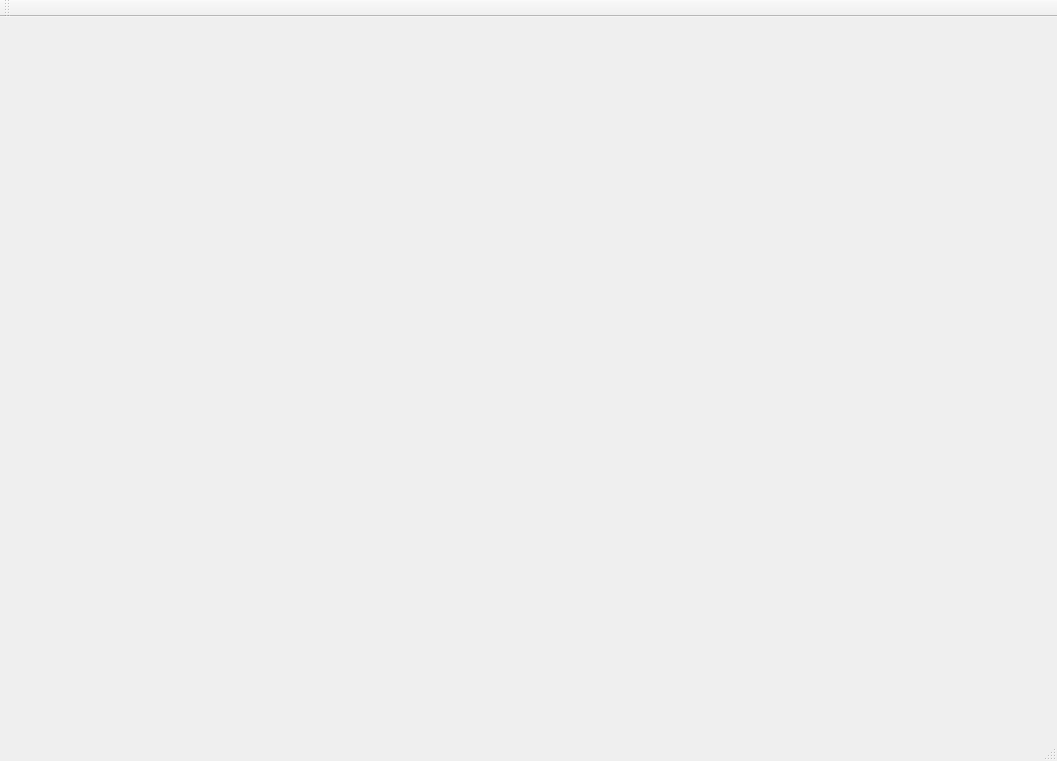
<?xml version="1.0" encoding="UTF-8"?>
<ui version="4.0">
 <class>MainWindow</class>
 <widget class="QMainWindow" name="MainWindow">
  <property name="geometry">
   <rect>
    <x>0</x>
    <y>0</y>
    <width>1057</width>
    <height>761</height>
   </rect>
  </property>
  <property name="windowTitle">
   <string>MainWindow</string>
  </property>
  <widget class="QWidget" name="centralWidget"/>
  <widget class="QMenuBar" name="menuBar">
   <property name="geometry">
    <rect>
     <x>0</x>
     <y>0</y>
     <width>1057</width>
     <height>22</height>
    </rect>
   </property>
  </widget>
  <widget class="QToolBar" name="mainToolBar">
   <attribute name="toolBarArea">
    <enum>TopToolBarArea</enum>
   </attribute>
   <attribute name="toolBarBreak">
    <bool>false</bool>
   </attribute>
  </widget>
  <widget class="QStatusBar" name="statusBar"/>
 </widget>
 <layoutdefault spacing="6" margin="11"/>
 <resources/>
 <connections/>
</ui>
